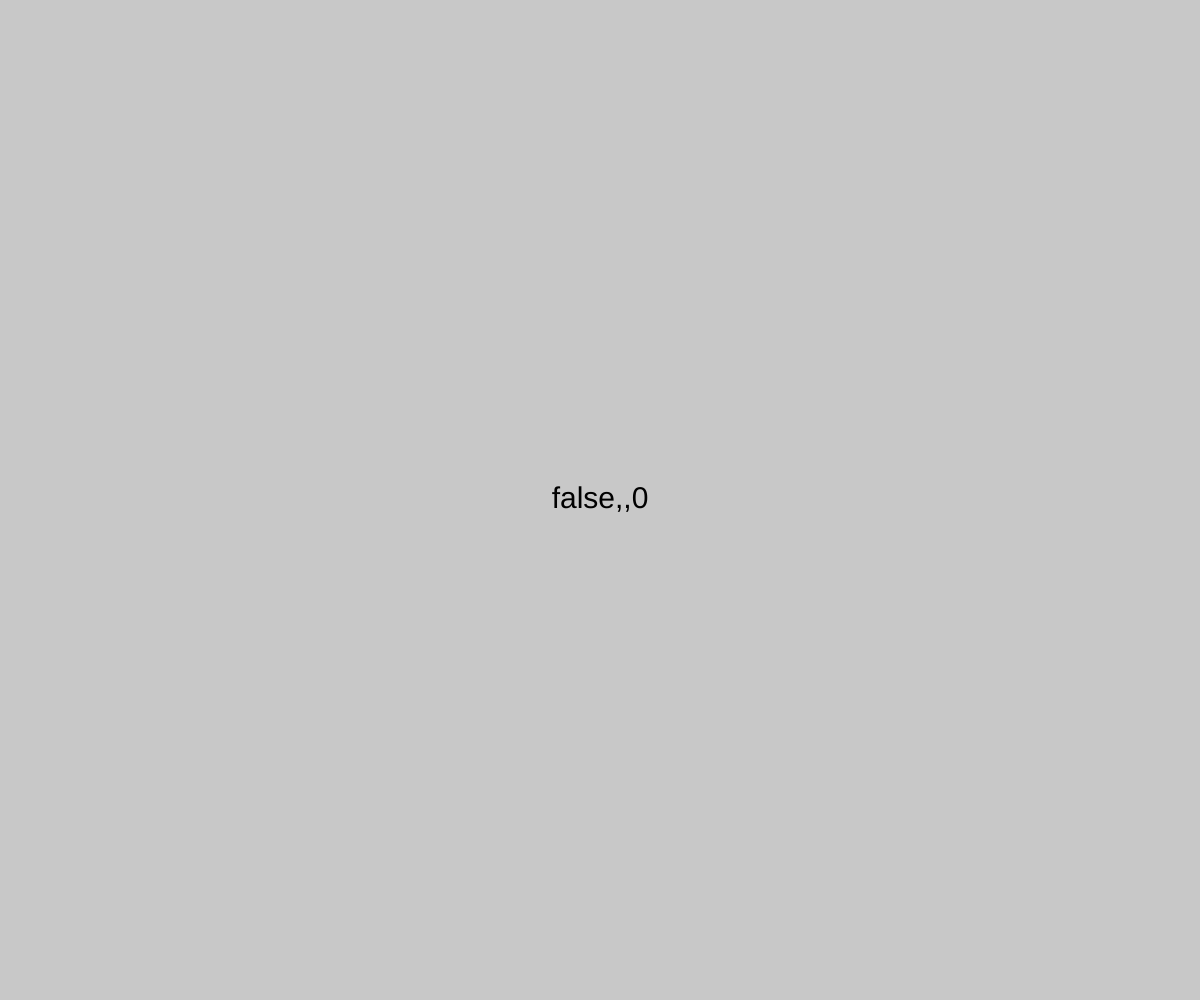
Frame 1 (no input)
Frame 60 (no input): identical to frame 1, image omitted
Frame 120 (the mouse pressed at the canvas centre since frame 60): identical to frame 1, image omitted

The p5.js sketch that drew this single still picture (run headless with seeded random() and noise() and a simulated clock; from frame 60 on, the mouse is pressed at the canvas centre):

// p5.js sketch
// ── sketch.js
// Project Title
// Your Name
// Date
//
// Extra for Experts:
// - describe what you did to take this project "above and beyond"


//Global Variable
textShade = 200;
textScale = 10;
bgcolor = "grey";


function setup() {
  createCanvas(windowWidth, windowHeight);
}

function displayMouse(){
  // this function will report some
  // system variables related to mouse
  // onto the screen via text()

  // mouseX , mouseY -> store currnt mouse pos
  // mouseIsPressed -> boolean: button pressed?
  //  good for mouseHELD events

  // try using mouseIsPressed to change size
  // mouseIsPressed will be chek 4-10 times per click event
  if(mouseIsPressed){
    textScale = int(random(10, 50)); //(10-99)
  
  }


  textSize(textScale);
  fill(textShade);
  text(mouseX + ", " + mouseY + "," + mouseIsPressed + ","  + mouseButton, mouseX, mouseY);
}

function displayKeyboard(){
  //we use this function to inspect some of p5's keyboard capabilities

  //keyIsPressed -> is a eyboard press?
  // key ->         last pressed key (con-coded)
  //KeyCode ->      last pressed code key As a Number
  if(keyIsPressed){
    if(key === " "){
      bgcolor = color(random(255),random(255), random(255));
    }
  }
  textSize(30);
  textAlign(CENTER, CENTER);
  let t = keyIsPressed + "," + key + "," + keyCode;
  text(t, width/2, height/2);
}


function mousePressed(){
  textShade = int (random(0, 200));
}
function keyPressed(){
  if (keyCode === 65){
    bgcolor = color(random(255),random(255), random(255));
  }
}

function draw() {
  // goal: keep draw() TIDY
  // system variabls related to the mouse
  // onto the screeen via text()

  background(200);
  displayKeyboard();
  keyPressed();

}
